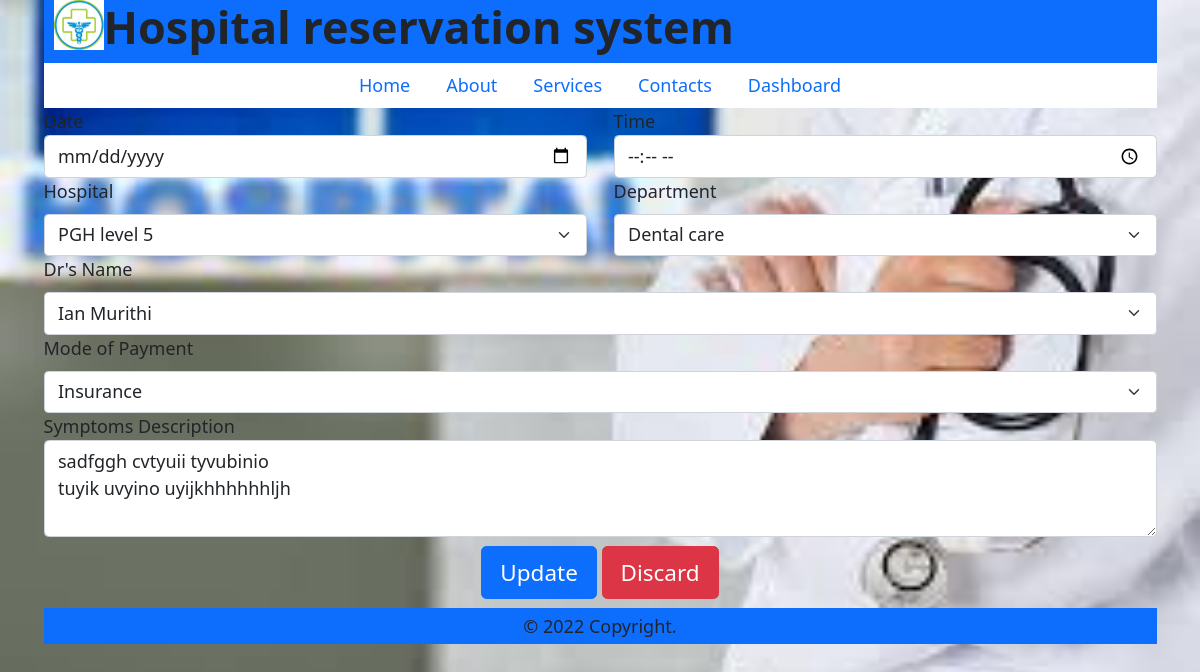
Page /edit.php?a=1 (signed in) on the committed database.
### tables this page shows
CREATE TABLE `appointments` (
  `AppointmentEntry` int(11) NOT NULL,
  `Datez` varchar(30) NOT NULL,
  `Timez` varchar(10) NOT NULL,
  `AppointmentFrom` varchar(20) NOT NULL,
  `AppointmentTo` varchar(20) NOT NULL,
  `ClientInfo` text NOT NULL,
  `Hospital` varchar(50) NOT NULL,
  `Department` varchar(20) NOT NULL,
  `Diagnosis` text NOT NULL,
  `Payment` varchar(10) NOT NULL,
  `Statuss` varchar(20) DEFAULT 'Pending'
);

### edit.php (the view, shortened to what this page needs)
<?php
    include_once 'fixed/header.php';
    $aValue = $_GET['a'];
    $qry = "SELECT * FROM appointments WHERE AppointmentEntry = '$aValue' LIMIT 1";
    $rs = $conns->query($qry);
    $user = $rs->fetch_assoc();
    $Date = $user['Datez'];
    $Time = $user['Timez'];
    $To = $user['AppointmentTo'];
    $Hospital = $user['Hospital'];
    $Department = $user['Department'];
    $Diagnosis = $user['Diagnosis'];
    $Payment = $user['Payment'];
            ?>
    <form action="" method="post">
        <div class="row row-cols-1 row-cols-sm-1 row-cols-md-2">
            <div class="col">
                <div class="form-group">
                    <label>Date</label>
                    <input type="Date" value="<?php echo $Date; ?>" class="form-control" name="udate" required="required">
                </div>
            </div>
            <div class="col">
                <div class="form-group">
                    <label>Time</label>
                    <input type="Time" value="<?php echo $Time; ?>" class="form-control" name="utime" required="required">
                </div>
            </div>
        </div>
        <div class="row row-cols-1 row-cols-sm-1 row-cols-md-2">
            <div class="col">
                <div>
                    <label for="formFileMultiple" class="form-label">Hospital</label>
                    <select name="hospital" class="form-select" aria-label="Disabled select example" required>
                        <option selected value="<?php echo $Hospital; ?>"><?php echo $Hospital; ?></option>
                    </select>
                </div>
            </div>
            <div class="col">
                <div>
                    <label for="formFileMultiple" class="form-label">Department</label>
                    <select name="department" class="form-select" aria-label="Disabled select example" required>
                        <option selected value="<?php echo $Department; ?>"><?php echo $Department; ?></option>
                    </select>
                </div>
            </div>
        </div>
        <div>
            <label for="formFileMultiple" class="form-label">Dr's Name</label>
            <select name="Dr" class="form-select" aria-label="Disabled select example" required>
                <option selected value="<?php echo $To; ?>"><?php echo $To; ?></option>
            </select>
        </div>
        <div>
            <label for="formFileMultiple" class="form-label">Mode of Payment</label>
            <select name="payment" class="form-select" aria-label="Disabled select example" required>
                <option selected value="<?php echo $Payment; ?>"><?php echo $Payment; ?></option>
            </select>
        </div>
        <div class="form-group">
            <label>Symptoms Description</label>
            <textarea name="symptoms" value="<?php echo $Diagnosis; ?>" class="form-control" id="exampleFormControlTextarea1" rows="3" required><?php echo $Diagnosis; ?></textarea>
        </div>
        <div class="form-group mt-2">
            <center>
                <button type="submit" class="btn btn-primary btn-block btn-lg" name="updateappointment">Update</button>
                <button type="submit" class="btn btn-danger btn-block btn-lg" name="cancelappointment" onclick=location.href='home.php'>Discard</button>
            </center>
        </div>
    </form>
<?php include_once 'fixed/footer.php'; ?>

### index.css (style rules this page uses)
* { font-size: large; }
body { background-image: url("images/IMG-20220320-WA0041.jpg"); background-position: center; background-repeat: no-repeat; background-size: cover; }
.form-control { min-height: 41px; box-shadow: none; border-color: #e1e1e1; }
.form-control, .btn { border-radius: 3px; }

### rows in the picture
appointments: hospital "PGH level 5", department "Dental care", Dr "Ian Murithi", payment "Insurance", symptoms "sadfggh cvtyuii tyvubinio tuyik uvyino uyijkhhhhhhljh"
